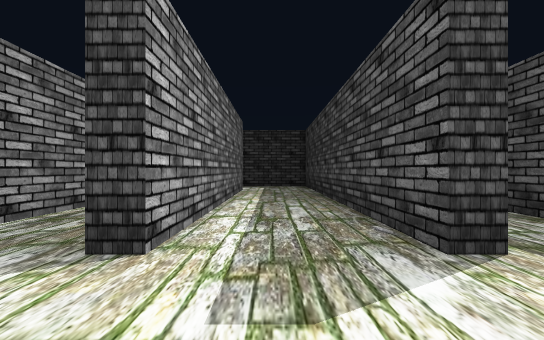
View 1 (above)

21 first-person views from a walk through a scene from a Unity 3-D project. The camera is 1.4 m above the floor, looks level and sees 90° across. The floor is counted in squares, 2 m on a side. Each view is taken from the middle of a square. On the plan, view 1 faces up. The plan holds only what a view shows up to about 9 squares ahead; the rest is blank. The place goes on beyond the plan. The player character is not drawn.

View 2
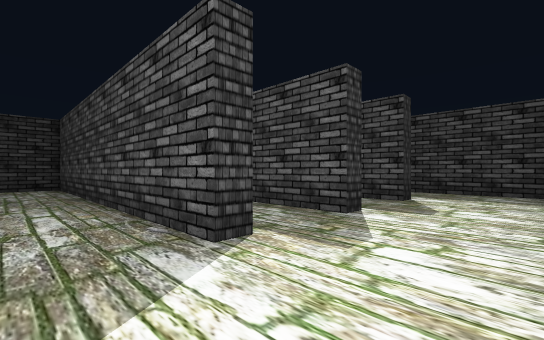

View 3
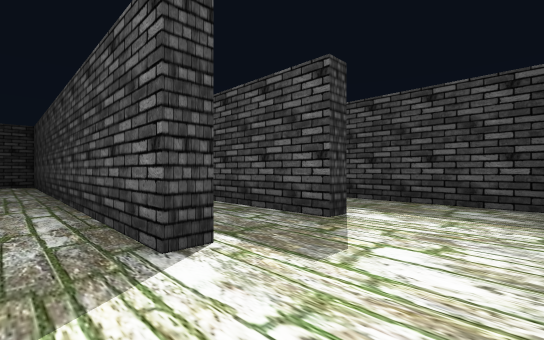

View 4
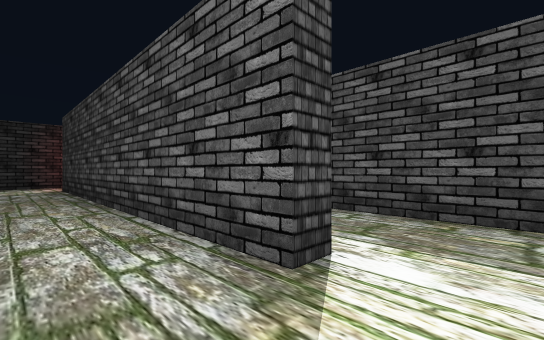

View 5
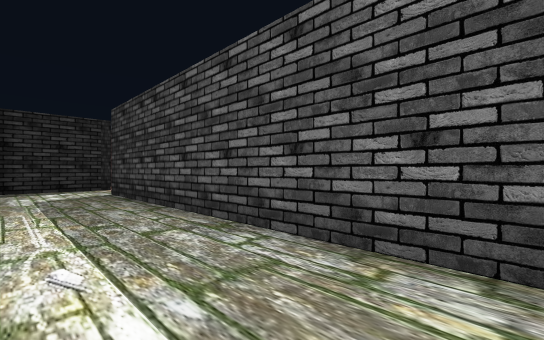

View 6
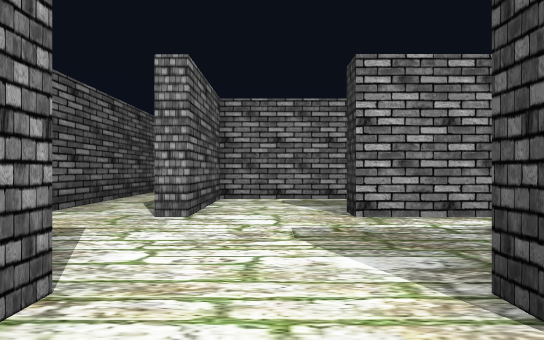

View 7
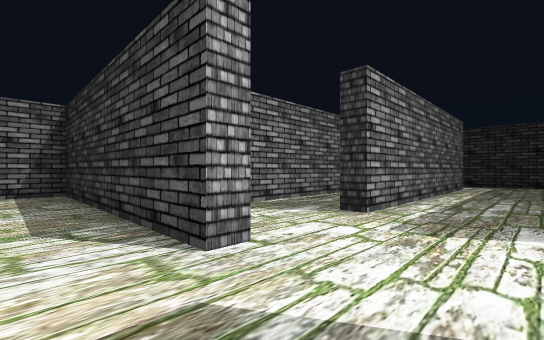

View 8
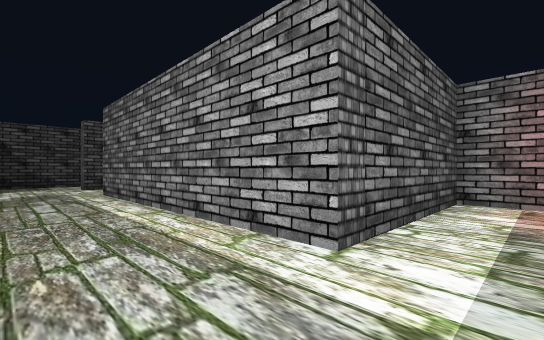

View 9
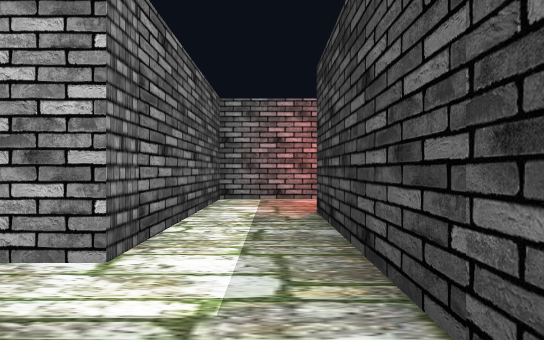

View 10
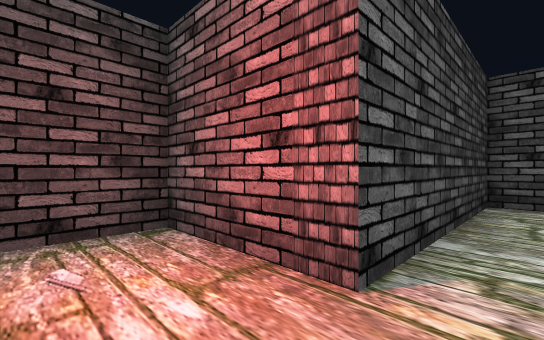

View 11
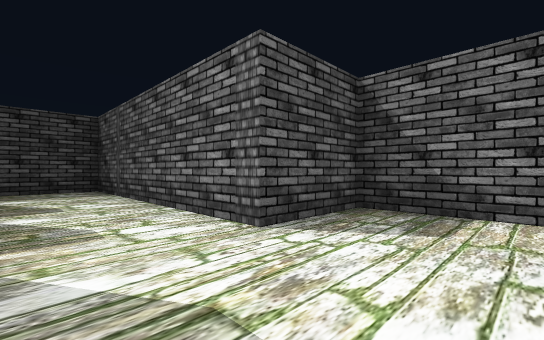

View 12
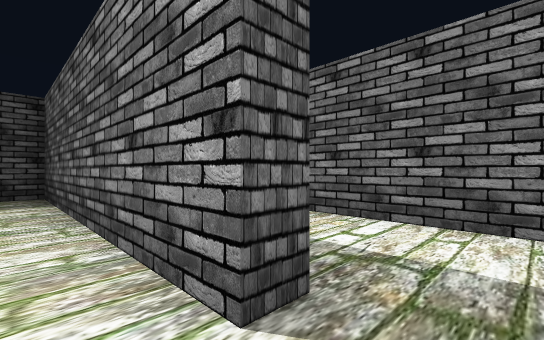

View 13
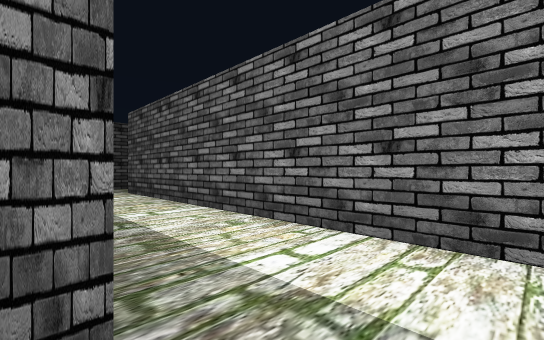

View 14
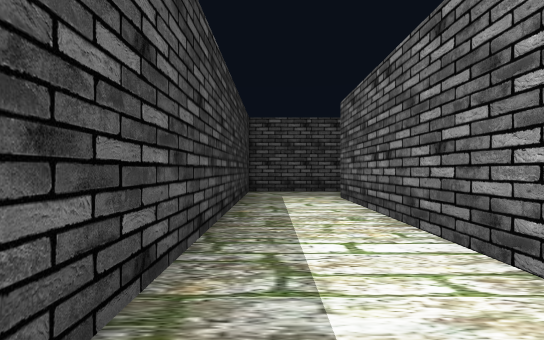

View 15
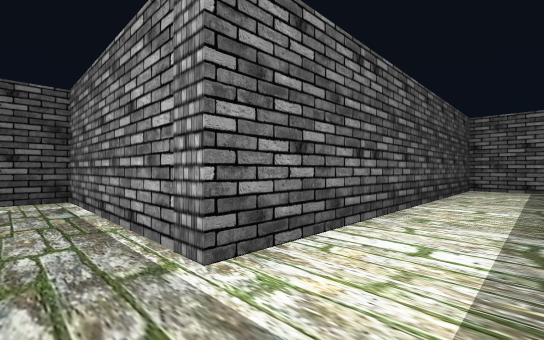

View 16
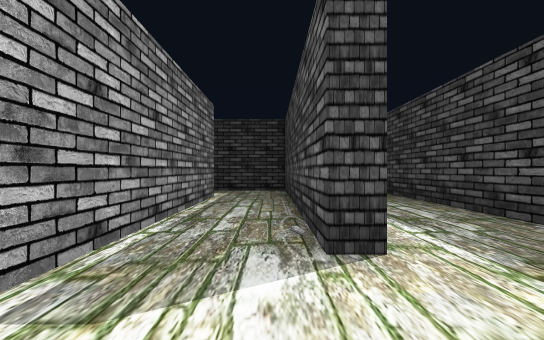

View 17
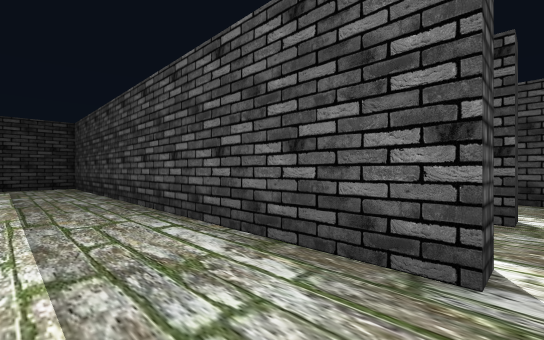

View 18
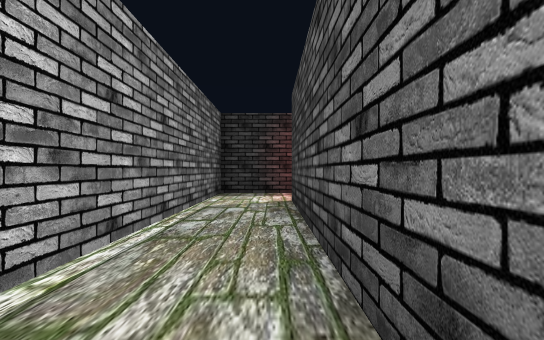

View 19
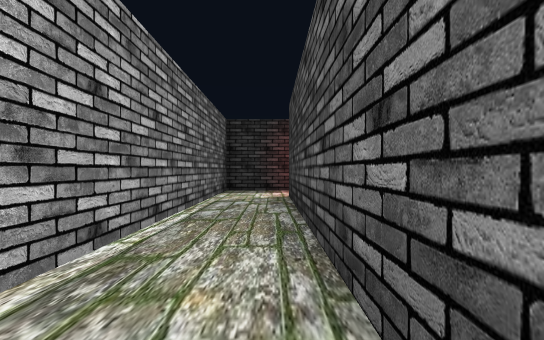

View 20
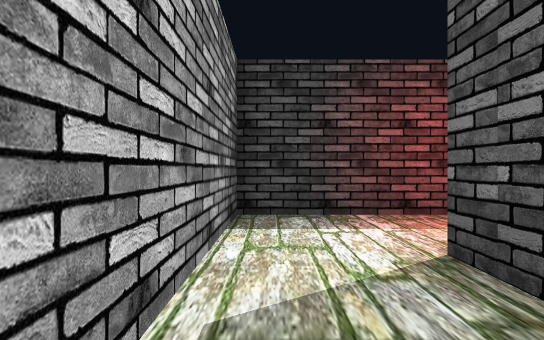

View 21
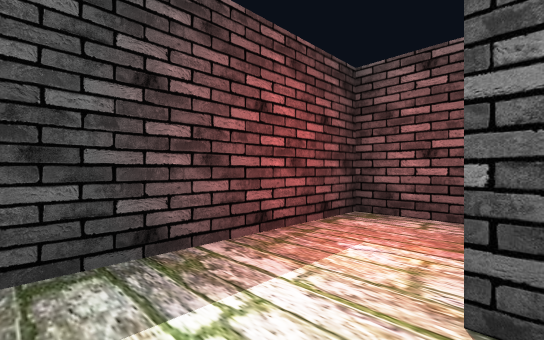

### Floor plan
Ten units are one square. View 1 is at (0, 0); x grows to the right and y downward. Boxes are objects, and circles mark ways between rooms. Rooms are numbered by the first view taken in them; rooms with no view inside come last. Other rooms are left out.
<svg viewBox="-86 -147 184 214">
<path fill="none" stroke="#000" d="M20 -22 15 -22 15 -118 -35 -118 -35 -142 -50 -142M45 -22 40 -22 40 -128M70 -22 65 -22 65 -122M-35 -72 -35 3 -10 3 -10 7M90 -118 70 -118M93 -126 93 -142 45 -142 45 -65M-14 28 15 28 15 3 93 3 93 -98M-55 -121 -55 -98 -10 -98 -10 -22 -15 -22 -15 -88M-61 28 -14 28M-10 7 -81 7 -81 20M-61 32 -61 28M36 33 -42 33M-81 40 -81 58 19 58M40 62 40 32"/>
<circle cx="-20" cy="20" r="3" fill="#2a7"/>
<circle cx="-70" cy="30" r="3" fill="#2a7"/>
<text x="30" y="-60">1</text>
<text x="-50" y="20">2</text>
<text x="-20" y="40">3</text>
</svg>
Room 1 opens to room 2. Room 2 opens to room 3.

Where each view was taken, in squares from view 1:
view 1: 0 up, 0 right, facing up
view 2: 0 up, 0 right, facing up-right
view 3: 0 up, 3 right, facing up-right
view 4: 1 up, 5 right, facing up-right
view 5: 1 up, 7 right, facing up-right
view 6: 1 up, 3 right, facing left
view 7: 2 down, 1 right, facing up-left
view 8: 11 up, 1 right, facing down-left
view 9: 11 up, 1 right, facing left
view 10: 11 up, 5 left, facing up-right
view 11: 2 up, 1 left, facing down-right
view 12: 2 down, 7 left, facing down-right
view 13: 3 down, 7 left, facing down-right
view 14: 4 down, 5 left, facing right
view 15: 4 down, 3 right, facing down-left
view 16: 0 up, 2 left, facing up
view 17: 2 up, 2 right, facing up-right
view 18: 6 up, 6 right, facing up
view 19: 5 up, 6 right, facing up
view 20: 10 up, 5 right, facing up
view 21: 12 up, 5 right, facing up-right
